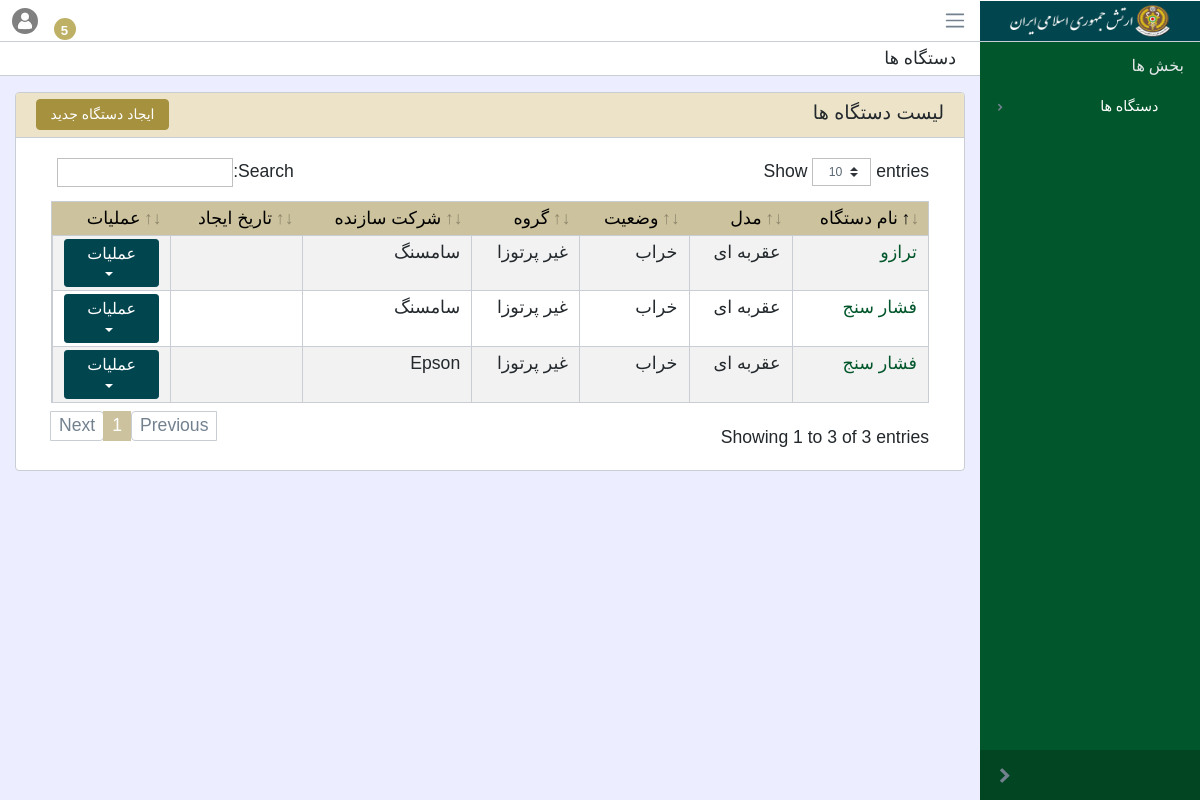
The app's page / (signed in) with its own data.
### devices/models.py (models this page shows, shortened)
class Device(models.Model):
    name = models.ForeignKey(DeviceName, on_delete=models.CASCADE, related_name="Dname", verbose_name= "نام")
    model = models.ForeignKey(ModelName, on_delete=models.CASCADE, related_name="Mname", verbose_name= "مدل")
    status = models.ForeignKey(StatusName, on_delete=models.CASCADE, related_name="Sname", verbose_name= "وضعیت")
    group = models.ForeignKey(GroupName, on_delete=models.CASCADE, related_name="Gname",verbose_name = "گروه")
    brand = models.ForeignKey(BrandName, on_delete=models.CASCADE, related_name="Bname", verbose_name= "مارک")
    regular_checks = models.PositiveIntegerField( verbose_name= "دوره های زمانی سرویس(برحسب ماه)")
    description = models.TextField(blank=True)
    created_at = models.DateTimeField(auto_now_add=True)
    updated_at = models.DateTimeField(auto_now=True)
    class Meta:
        verbose_name = "دستگاه"
        verbose_name_plural = "دستگاه ها"

class DeviceName(models.Model):
    device_name = models.CharField(unique=True,max_length=64, verbose_name= "نام")
    def __str__(self):
        return f"{self.device_name}"
    class Meta:
        verbose_name = "نام"
        verbose_name_plural = "نام ها"

class ModelName(models.Model):
    model_name = models.CharField(unique=True,max_length=64, verbose_name= "مدل")
    def __str__(self):
        return f"{self.model_name}"
    class Meta:
        verbose_name = "مدل"
        verbose_name_plural = "مدل ها"

class StatusName(models.Model):
    status_name = models.CharField(unique=True,max_length=64, verbose_name= "وضعیت")
    def __str__(self):
        return f"{self.status_name}"
    class Meta:
        verbose_name = "وضعیت"
        verbose_name_plural = "وضعیت ها"

class GroupName(models.Model):
    group_name = models.CharField(unique=True,max_length=64, verbose_name= "گروه")
    def __str__(self):
        return f"{self.group_name}"
    class Meta:
        verbose_name = "گروه"
        verbose_name_plural = "گروه ها"

class BrandName(models.Model):
    brand_name = models.CharField(unique=True,max_length=64, verbose_name= "مارک")
    def __str__(self):
        return f"{self.brand_name}"
    class Meta:
        verbose_name = "مارک"
        verbose_name_plural = "مارک ها"

### devices/views.py (the view)
# urls.py: path("", views.index, name="index"),
@login_required
def index(request):
    query = request.GET.get('q', '')
    if query:
        results = Device.objects.filter(name__icontains=query).distinct()
    else:
        results = Device.objects.all()
    return render(request, 'devices/index.html', {"devices": results, "search_input": query})

### devices/templatetags/extra.py (called while the page is built)
@register.filter(name='date_string_to_jalali')
def date_string_to_jalali(datestring):
    persiandate = jdatetime.datetime.fromgregorian(day=datestring.day, month=datestring.month, year=datestring.year,
                                                   hour=datestring.hour, minute=datestring.minute, second=datestring.second)
    return persiandate.strftime("%Y/%m/%d %H:%M:%S")

### devices/templates/devices/index.html (shortened to what this page needs)
{% extends 'hospital/base.html' %}
{% load static %}
{% block body %}
    {% load extra %}
    <ol class="breadcrumb">
        <li class="breadcrumb-item">دستگاه ها</li>
    </ol>
    <div class="container-fluid col-md-12">
        <div class="animated fadeIn">
            <div class="card">
                <div class="card-header">
                    لیست دستگاه ها
                    <a class="btn btn-success float-left" href="/create">ایجاد دستگاه جدید</a>
                </div>
                <div class="card-body">
                    <div class="col-md-12">
                        <table class="table table-striped table-bordered data-tables"
                               style="width:100%">
                            <thead>
                            <tr>
                                <th>نام دستگاه</th>
                                <th>مدل</th>
                                <th>وضعیت</th>
                                <th>گروه</th>
                                <th>شرکت سازنده</th>
                                <th>تاریخ ایجاد</th>
                                <th>عملیات</th>
                            </tr>
                            </thead>
                            <tbody>
                            {% for device in devices %}
                                <tr data-value={{ device.id }}>
                                    <td><a href="{% url 'devices:device' device.id %}"/>{{ device.name}}</td>
                                    <td>{{ device.model }}</td>
                                    <td>{{ device.status }}</td>
                                    <td>{{ device.group }}</td>
                                    <td>{{ device.brand }}</td>
                                    <td class="jdate">{{ device.created_at|date_string_to_jalali }}</td>
                                    <td width="95px">
                                        <div role="group">
                                            <button id="btnGroupDrop1" type="button" class="btn btn-primary  btn-sm dropdown-toggle" data-toggle="dropdown" aria-haspopup="true" aria-expanded="false">
                                                عملیات
                                            </button>
                                        </div>
                                    </td>
                                </tr>
                            {% endfor %}
                            </tbody>
                        </table>
                    </div>
                </div>
            </div>
        </div>
    </div>
{% endblock %}

### templates/hospital/base.html (shortened to what this page needs)
<!DOCTYPE html>
<html dir="rtl" lang="en">
<head>
    {% load static %}
    <link rel="stylesheet" type="text/css"
          href="{% static 'hospital/modules/coreui/icons/css/coreui-icons.min.css' %}">
    <link rel="stylesheet" type="text/css" href="{% static 'hospital/modules/flag-icon-css/css/flag-icon.min.css' %}">
    <link rel="stylesheet" type="text/css"
          href="{% static 'hospital/modules/font-awesome/css/font-awesome.min.css' %}">
    <link rel="stylesheet" type="text/css"
          href="{% static 'hospital/modules/simple-line-icons/css/simple-line-icons.css' %}">
    <link rel="stylesheet" type="text/css" href="{% static 'hospital/css/style.min.css' %}">
    <link rel="stylesheet" type="text/css" href="{% static 'hospital/modules/parsley/parsley.css' %}">
    <link rel="stylesheet" type="text/css" href="{% static 'hospital/modules/select2/select2.min.css' %}">
    <link rel="stylesheet" type="text/css" href="{% static 'hospital/modules/select2/select2-bootstrap.min.css' %}">
    <link rel="stylesheet" type="text/css" href="{% static 'hospital/vendors/pace-progress/css/pace.min.css' %}">
    <link rel="stylesheet" type="text/css" href="{% static 'hospital/modules/table-expandable/bootstrap-table-expandable.css' %}">
    <link rel="stylesheet" type="text/css" href="{% static 'hospital/modules/datepicker/bootstrap-datepicker.min.css' %}">
    <link rel="stylesheet" type="text/css"
          href="{% static 'hospital/modules/datatable/dataTables.bootstrap4.min.css' %}">
    <link rel="stylesheet" type="text/css" href="{% static 'hospital/modules/toaster/toastr.min.css' %}">
    <link rel="stylesheet" type="text/css" href="{% static 'hospital/css/rtl.css' %}">
</head>
<body class="app header-fixed sidebar-fixed aside-menu-fixed sidebar-lg-show">
<header class="app-header navbar">
    <a class="navbar-brand" href="#">
        <img class="navbar-brand-full" src="{% static 'hospital/img/logo.png' %}" width="160" height="32"
             alt="سامانه مدیریت لوازم بیمارستان">
    </a>
    <button class="navbar-toggler sidebar-toggler d-md-down-none" type="button" data-toggle="sidebar-lg-show">
        <span class="navbar-toggler-icon"></span>
    </button>
    <ul class="nav navbar-nav ml-auto">
        <li class="nav-item d-md-down-none">
            <a class="nav-link" data-toggle="dropdown" href="#" role="button" aria-haspopup="true" aria-expanded="false">
                <i class="icon-bell"></i>
                <span class="badge badge-pill badge-danger">5</span>
            </a>
        </li>
        <li class="nav-item dropdown">
            <a class="nav-link" data-toggle="dropdown" href="#" role="button" aria-haspopup="true"
               aria-expanded="false">
                <img class="img-avatar" src="{% static 'hospital/img/icon.jpg' %}"
                     alt="admin@bootstrapmaster.com">
            </a>
        </li>
    </ul>
</header>
<div class="app-body">
    <div class="sidebar">
        <nav class="sidebar-nav">
            <ul class="nav">
                <li class="nav-title">بخش ها</li>
                <li class="nav-item nav-dropdown">
                    <a href="#" class="nav-link nav-dropdown-toggle">
                        <i class="nav-icon icon-menu"></i>دستگاه ها
                    </a>
                </li>
            </ul>
        </nav>
        <button class="sidebar-minimizer brand-minimizer" type="button"></button>
    </div>
    <main class="main">
        {% block body %}
        {% endblock %}
    </main>
</div>
</body>
</html>

### static/hospital/css/rtl.css (style rules this page uses)
body { text-align: right; direction: rtl; font-family: "YekanNumbers", "iran_sans", Sans-Serif; font-size: 1.1rem }
.sidebar { background: #01562b; }
.sidebar .nav-title { font-size: 1rem; font-weight: normal; }
.ml-auto, .mx-auto { margin-right: auto !important; margin-left: 0 !important; }
.btn-sm, .btn-group-sm > .btn { font-size: 1rem; }
.table-bordered thead td, .table-bordered thead th { border-bottom-width: 0; }
.table td, .table th { padding: 0.2rem .7rem; }
table.dataTable thead .sorting::before, table.dataTable thead .sorting_asc::before, table.dataTable thead .sorting_desc::before, table.dataTable thead .sorting_asc_disabled::before, table.dataTable thead .sorting_desc_disabled::before { right: 1em; content: "\2191"; top: .2rem; }
table.dataTable thead .sorting::after, table.dataTable thead .sorting_asc::after, table.dataTable thead .sorting_desc::after, table.dataTable thead .sorting_asc_disabled::after, table.dataTable thead .sorting_desc_disabled::after { right: 0.5em; content: "\2193"; top: .2rem; }
.btn-group-sm > .btn, .btn-sm { padding: .1rem .5rem; line-height: 1.2; }
.app-header { -ms-flex: 0 0 50px; flex: 0 0 50px; height: 42px; }
.app-header .nav-item .avatar.nav-link > img, .app-header .nav-item .nav-link > .img-avatar { height: 26px; margin: 0 10px; }
.header-fixed .app-body { margin-top: 42px; }
.sidebar-fixed .app-header + .app-body .sidebar { height: calc(100vh - 42px); }
.breadcrumb { padding: .20rem 1rem; margin-bottom: 1rem; }
.main .container-fluid { padding: 0 15px; }
.card-header { padding: .4rem 1.25rem; }
a { color: #01562b; }
table.table-bordered.dataTable th { border-width: 0; background: #ccc29d; font-weight: normal; color: #000000; }
.card-header { background: #ece3c9; }
.btn-success { color: #fff; background-color: #a6913e; border-color: #a6913e; }
.btn { padding: .250rem .85rem; }
.btn-primary { color: #fff; background-color: #01454e; border-color: #01454e; }
.badge-danger { color: #fff; background-color: #947c00; }
.app-header .nav-item .nav-link .badge { position: absolute; top: 93%; left: 7%; margin-top: -14px; margin-left: 0; height: 22px; opacity: 0.6; width: 22px; }
.dropdown-toggle::after { margin-left: 0; vertical-align: .1em; margin-right: 0.3rem; }
table.table-bordered.dataTable td { border-right-width: 0; border-left-width: 1px; }
.sidebar .nav-link { padding: .4rem 1rem; }
html[dir="rtl"] .sidebar-lg-show.sidebar-fixed .main { background: #ECEEFF; }
.badge { display: inline-block; padding: .45em .4em; padding-right: 0.4em; padding-left: 0.4em; font-size: 75%; font-weight: 700; line-height: 1; text-align: center; white-space: nowrap; vertical-align: baseline; border-radius: .25rem; }
.badge-pill { border-radius: 10rem; }
.sidebar-fixed .sidebar { font-family: yekan; font-weight: normal; font-size:.9rem; width: 220px; }
html[dir="rtl"] .sidebar-lg-show.sidebar-fixed .main, html[dir="rtl"] .sidebar-show.sidebar-fixed .app-footer, html[dir="rtl"] .sidebar-show.sidebar-fixed .main { margin-right: 220px; }
.sidebar .sidebar-nav { width: 220px; }
.sidebar .nav { width: 220px; }
.card-header { font-size: 1.2rem; }
.app-header .navbar-brand { height: 40px; background: #01454e; width: 220px; }
html[dir="rtl"] .sidebar { margin-right: -220px; }
.jdate { direction: ltr; font-size: .9rem; text-align: left; }

### records on screen
Device: {{ device.id }} 4 (drawn), name "ترازو", model "عقربه ای", status "خراب", group "غیر پرتوزا", brand "سامسنگ"
Device: {{ device.id }} 5 (drawn), name "فشار سنج", model "عقربه ای", status "خراب", group "غیر پرتوزا", brand "سامسنگ"
Device: {{ device.id }} 6 (drawn), name "فشار سنج", model "عقربه ای", status "خراب", group "غیر پرتوزا", brand "Epson"
